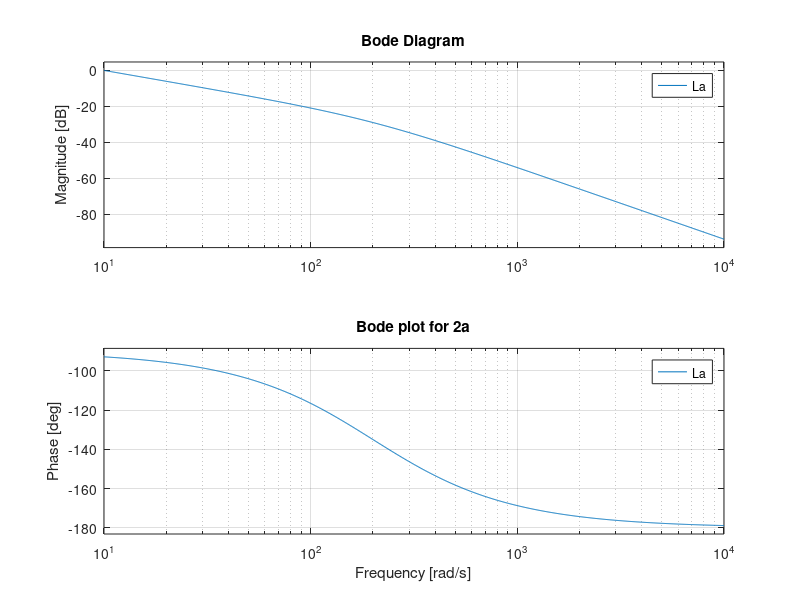
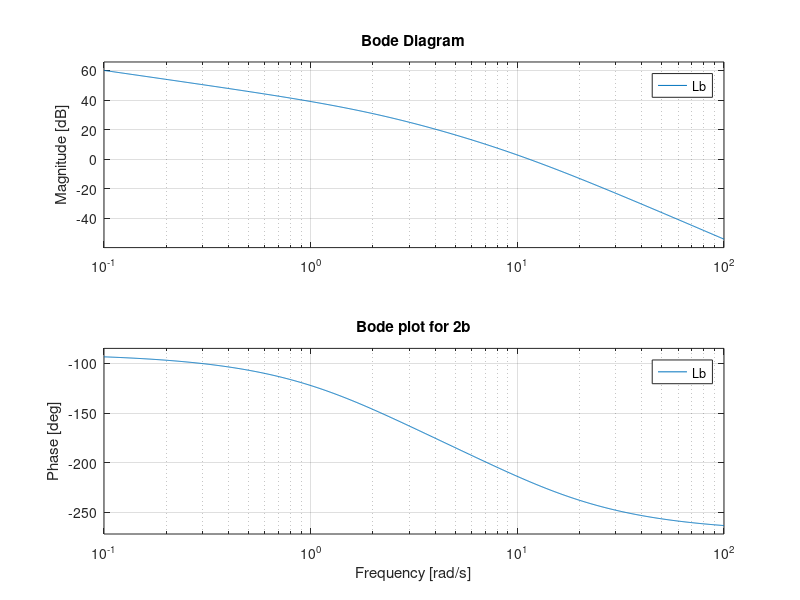
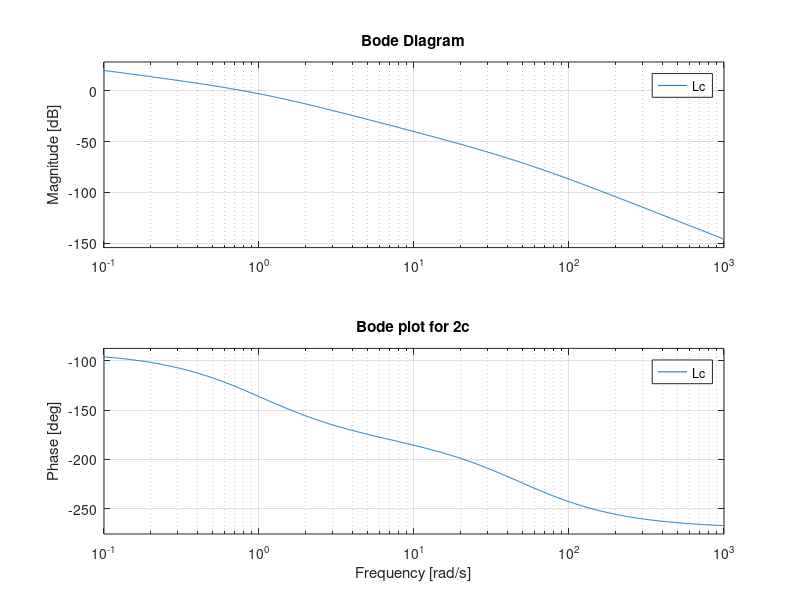
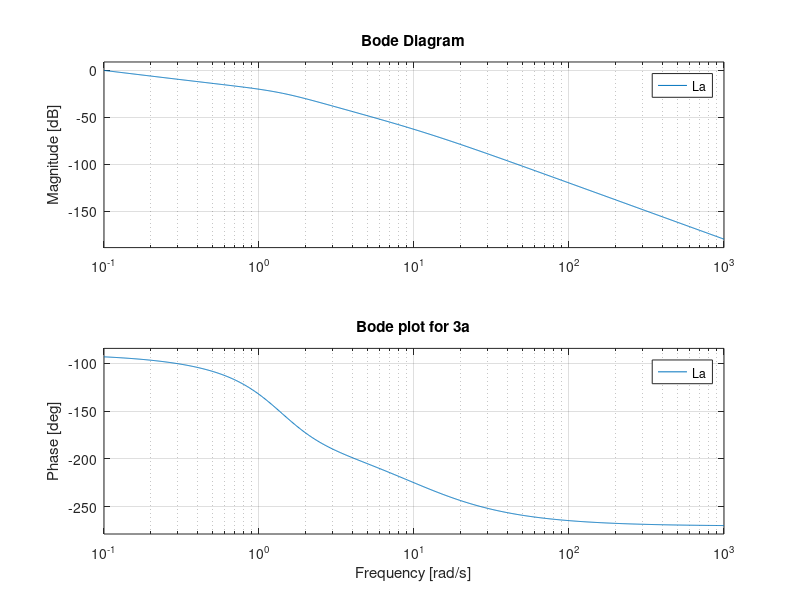

MATLAB code for these plots, in order:
%% ME EN 6200 Homework 10 Ryan Dalby
%%
clear;
close all;

%% 2
% a
La = tf(2000,[1 200 0]);
figure;
bode(La);
title('Bode plot for 2a');
% b
Lb = tf(100,[0.05 0.6 1 0]);
figure;
bode(Lb);
title('Bode plot for 2b');
% c
Lc = tf(1,[0.02 1.02 1 0]);
figure;
bode(Lc);
title('Bode plot for 2c');
%% 3
% a
La = tf([1 2],[1 12 22 20 0]);
figure;
bode(La);
title('Bode plot for 3a');
% b
Lb = tf([1 2],[1 16 85 250 0 0]);
figure;
bode(Lb);
title('Bode plot for 3b');